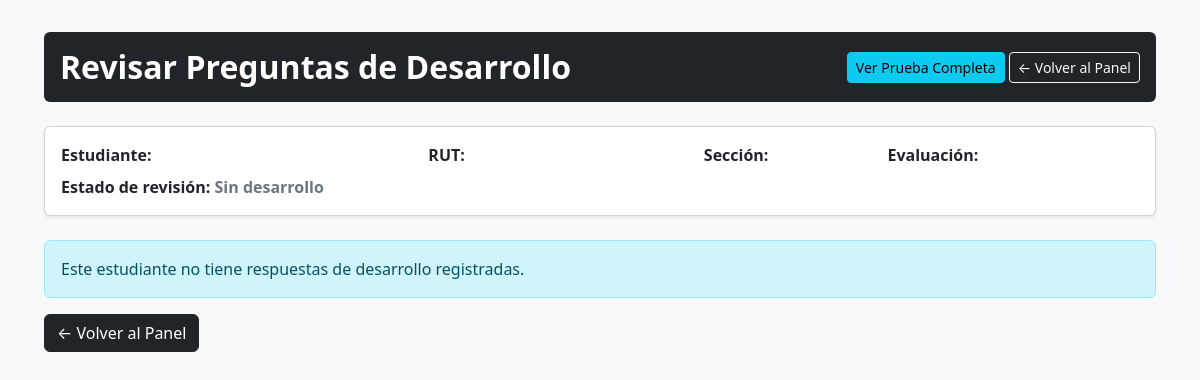
Page /profesor/revisar/20 on the earlier database version.
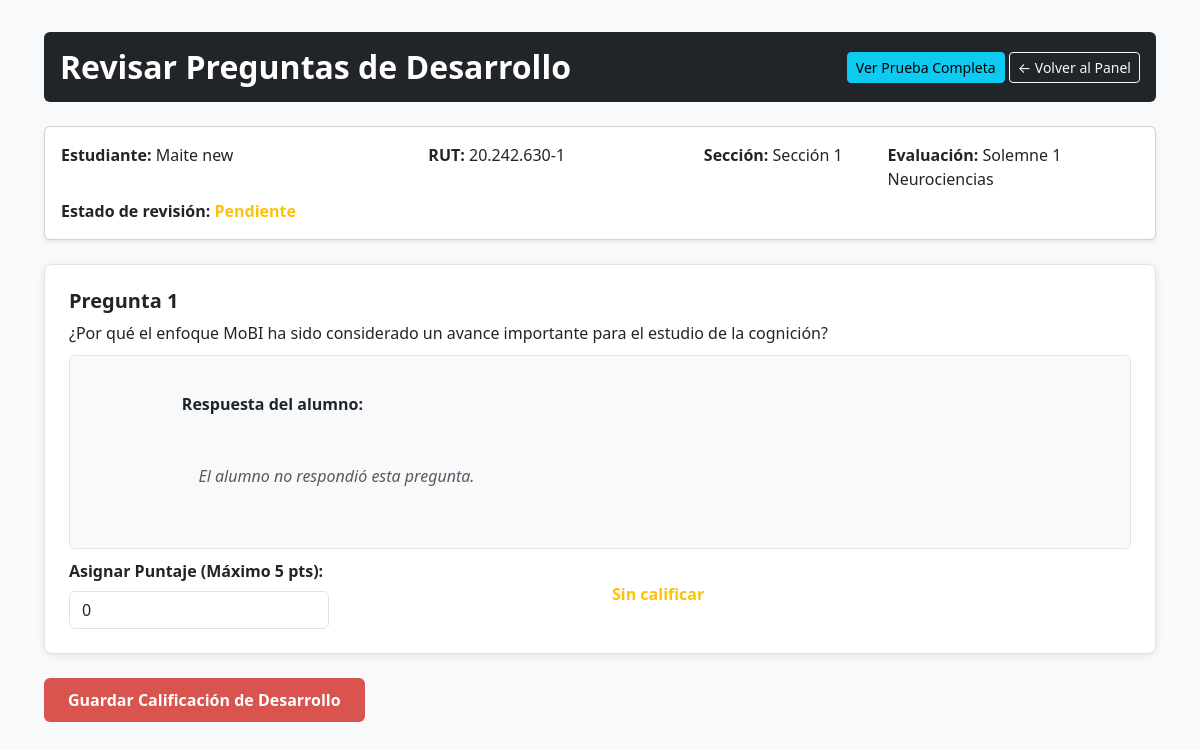
Same page on the later database version.
### tables this page shows
CREATE TABLE intentos (
                id INTEGER PRIMARY KEY AUTOINCREMENT,
                evaluacion_id INTEGER,
                estudiante_nombre TEXT NOT NULL,
                estudiante_rut TEXT NOT NULL,
                seccion TEXT NOT NULL,
                puntaje_autocorregido REAL DEFAULT 0,
                puntaje_desarrollo REAL DEFAULT 0,
                puntaje_total_auto REAL DEFAULT 0,
                estado TEXT DEFAULT 'Completado',
                fecha TIMESTAMP DEFAULT CURRENT_TIMESTAMP, estado_revision TEXT DEFAULT 'sin_desarrollo',
                FOREIGN KEY (evaluacion_id) REFERENCES evaluaciones (id) ON DELETE CASCADE
            );

CREATE TABLE evaluaciones (
                id INTEGER PRIMARY KEY AUTOINCREMENT,
                titulo TEXT NOT NULL,
                seccion TEXT NOT NULL,
                duracion_minutos INTEGER DEFAULT 60,
                codigo_acceso TEXT NOT NULL
            );

CREATE TABLE respuestas_desarrollo (
                id INTEGER PRIMARY KEY AUTOINCREMENT,
                intento_id INTEGER,
                pregunta_id INTEGER,
                respuesta_texto TEXT,
                puntaje_asignado REAL DEFAULT NULL,
                FOREIGN KEY (intento_id) REFERENCES intentos (id) ON DELETE CASCADE,
                FOREIGN KEY (pregunta_id) REFERENCES preguntas (id) ON DELETE CASCADE
            );

CREATE TABLE preguntas (
                id INTEGER PRIMARY KEY AUTOINCREMENT,
                evaluacion_id INTEGER,
                tipo TEXT NOT NULL,
                enunciado TEXT NOT NULL,
                opcion_a TEXT, opcion_b TEXT, opcion_c TEXT, opcion_d TEXT,
                respuesta_correcta TEXT,
                puntaje INTEGER DEFAULT 1,
                orden INTEGER DEFAULT 0,
                FOREIGN KEY (evaluacion_id) REFERENCES evaluaciones (id) ON DELETE CASCADE
            );

### app.py (the view, shortened to what this page needs)
@app.route('/profesor/revisar/<int:intento_id>', methods=['GET', 'POST'])
def revisar_desarrollo(intento_id):
    conn = get_db()
    intento = db_execute(conn, '''
        SELECT i.*, e.titulo FROM intentos i JOIN evaluaciones e ON i.evaluacion_id = e.id WHERE i.id = ?
    ''', (intento_id,)).fetchone()
    respuestas = db_execute(conn, '''
        SELECT rd.*, p.enunciado, p.puntaje as puntaje_maximo
        FROM respuestas_desarrollo rd JOIN preguntas p ON rd.pregunta_id = p.id
        WHERE rd.intento_id = ?
    ''', (intento_id,)).fetchall()
    return render_template('revisar_desarrollo.html', intento=intento, respuestas=respuestas)

### app.py (called while the page is built)
def get_db():
    if DB_IS_POSTGRES:
        import psycopg2
        from psycopg2.extras import RealDictCursor
        conn = psycopg2.connect(DATABASE_PATH)
        conn.cursor_factory = RealDictCursor
        return conn
    else:
        conn = sqlite3.connect(DATABASE_PATH)
        conn.row_factory = sqlite3.Row
        conn.execute("PRAGMA foreign_keys = ON")
        return conn

def db_execute(conn, sql, params=None):
    if DB_IS_POSTGRES:
        sql = sql.replace('?', '%s')
    cursor = conn.cursor()
    if params:
        cursor.execute(sql, params)
    else:
        cursor.execute(sql)
    return cursor

@app.after_request
def add_header(response):
    response.headers['Cache-Control'] = 'no-store, no-cache, must-revalidate, post-check=0, pre-check=0, max-age=0'
    response.headers['Pragma'] = 'no-cache'
    response.headers['Expires'] = '-1'
    return response

### templates/revisar_desarrollo.html (shortened to what this page needs)
<!DOCTYPE html>
<html lang="es">
<head>
    <link rel="stylesheet" href="https://cdn.jsdelivr.net/npm/bootstrap@5.3.0/dist/css/bootstrap.min.css">
</head>
<body>
    <div class="container">
        <div class="d-flex justify-content-between align-items-center p-3 rounded header-bg mb-4">
            <h2 class="m-0 fw-bold">Revisar Preguntas de Desarrollo</h2>
            <div>
                <a href="/profesor/ver_prueba/{{ intento.id }}" class="btn btn-info btn-sm">Ver Prueba Completa</a>
                <a href="/profesor" class="btn btn-outline-light btn-sm">&larr; Volver al Panel</a>
            </div>
        </div>
        <div class="card shadow-sm p-3 mb-4">
            <div class="row">
                <div class="col-md-4"><strong>Estudiante:</strong> {{ intento.estudiante_nombre }}</div>
                <div class="col-md-3"><strong>RUT:</strong> {{ intento.estudiante_rut }}</div>
                <div class="col-md-2"><strong>Sección:</strong> {{ intento.seccion }}</div>
                <div class="col-md-3"><strong>Evaluación:</strong> {{ intento.titulo }}</div>
            </div>
            <div class="row mt-2">
                <div class="col-md-12">
                    <strong>Estado de revisión:</strong>
                    {% if intento.estado_revision == 'completado' %}
                        <span class="estado-completado">Completada</span>
                    {% elif intento.estado_revision == 'pendiente' %}
                        <span class="estado-pendiente">Pendiente</span>
                    {% else %}
                        <span class="estado-sin-desarrollo">Sin desarrollo</span>
                    {% endif %}
                </div>
            </div>
        </div>
        <form method="POST">
            {% if respuestas %}
                {% for r in respuestas %}
                <div class="card-pregunta">
                    <h5 class="fw-bold">Pregunta {{ loop.index }}</h5>
                    <p class="mb-2">{{ r.enunciado }}</p>
                    <div class="respuesta-box">
                        <strong>Respuesta del alumno:</strong><br>
                        {% if r.respuesta_texto %}
                            {{ r.respuesta_texto }}
                        {% else %}
                            <em class="text-muted">El alumno no respondió esta pregunta.</em>
                        {% endif %}
                    </div>
                    <div class="row align-items-center">
                        <div class="col-md-6">
                            <label class="form-label fw-bold">Asignar Puntaje (Máximo {{ r.puntaje_maximo }} pts):</label>
                            <input type="number" step="0.5" name="puntaje_{{ r.id }}" value="{{ r.puntaje_asignado or 0 }}" max="{{ r.puntaje_maximo }}" min="0" class="form-control w-50">
                        </div>
                        <div class="col-md-6">
                            {% if r.puntaje_asignado is not none %}
                                <span class="estado-completado">Calificada</span>
                            {% else %}
                                <span class="estado-pendiente">Sin calificar</span>
                            {% endif %}
                        </div>
                    </div>
                </div>
                {% endfor %}
                <button type="submit" class="btn btn-udp">Guardar Calificación de Desarrollo</button>
            {% else %}
                <div class="alert alert-info">
                    Este estudiante no tiene respuestas de desarrollo registradas.
                </div>
                <a href="/profesor" class="btn btn-dark">&larr; Volver al Panel</a>
            {% endif %}
        </form>
    </div>
</body>
</html>

Differences in the rows shown:
added intentos: estudiante_nombre "Maite new", estudiante_rut "20.242.630-1", seccion "Sección 1"
now on this page (row unchanged): evaluaciones: titulo "Solemne 1 Neurociencias"
added respuestas_desarrollo: enunciado "¿Por qué el enfoque MoBI ha sido considerado un avance importante para el estudio de la cognición?", respuesta_texto "El alumno no respondió esta pregunta.", puntaje_maximo "5", puntaje_asignado "0"
Other differences:
text no longer shown: "Sin desarrollo Este estudiante no tiene respuestas de desarrollo registradas. ← Volver al Panel"
text now shown: "Pendiente Guardar Calificación de Desarrollo"
